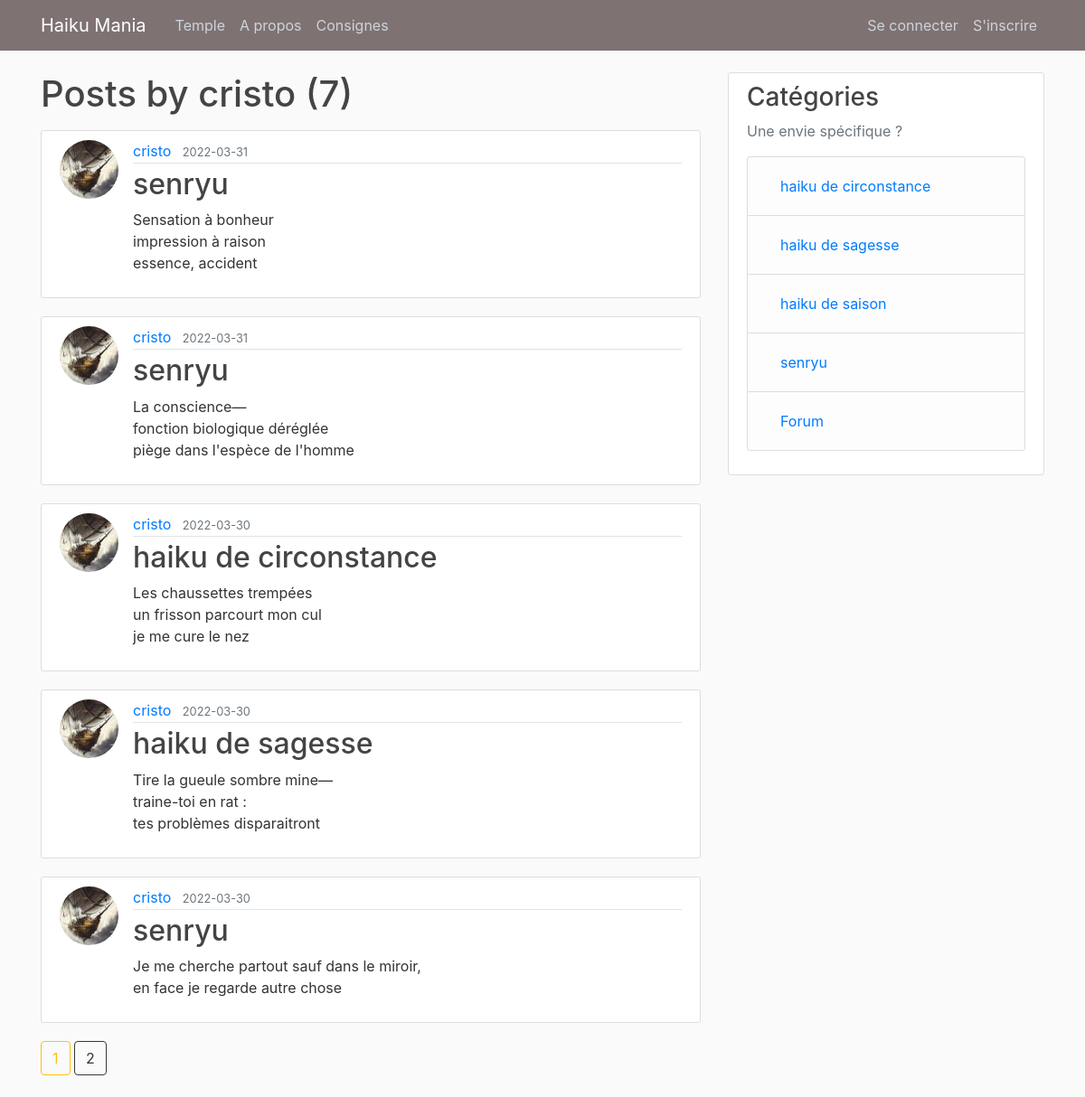
The app's page /user/cristo, older data.
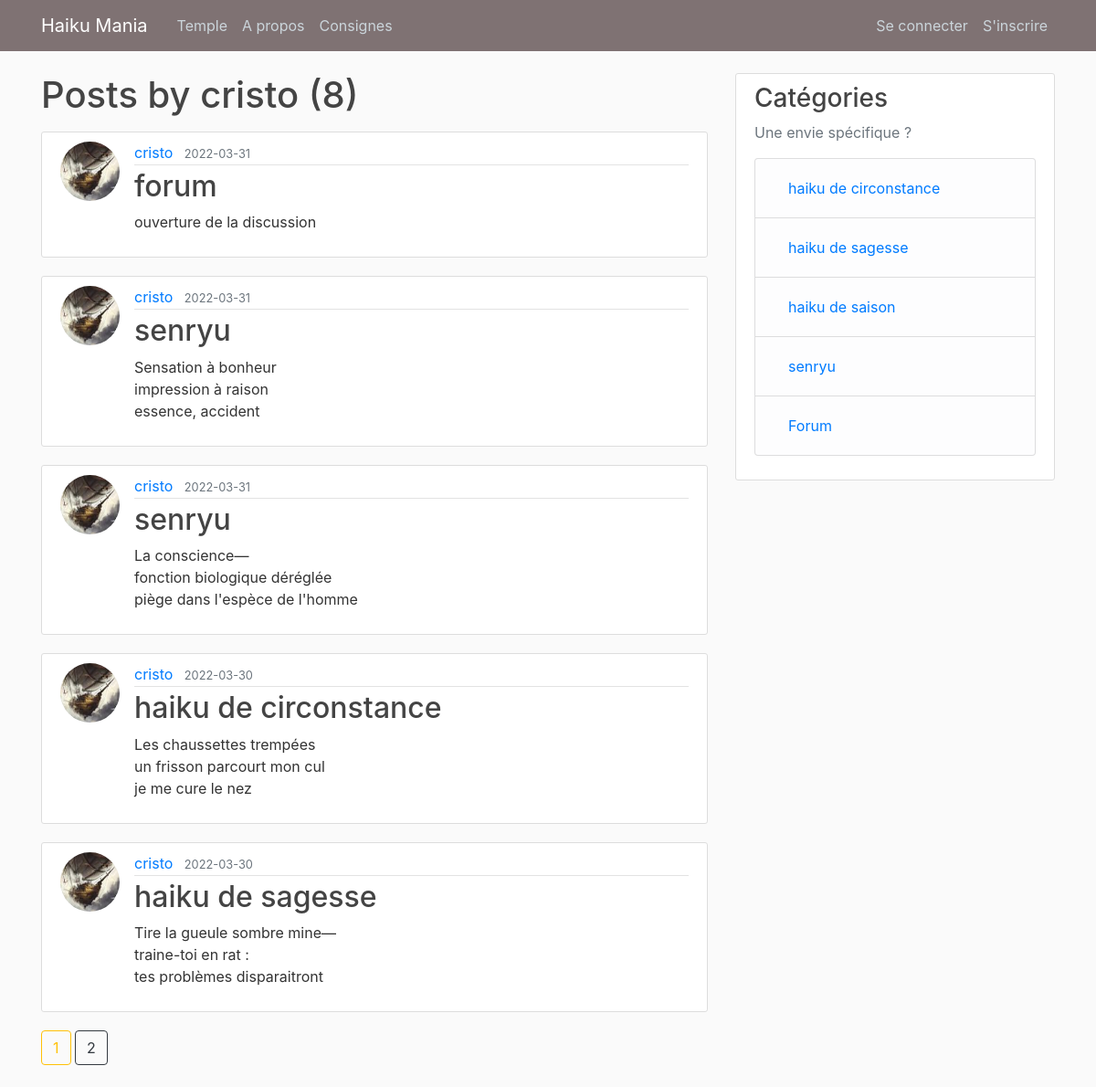
The same page, newer data.
### flaskblog/models.py (models this page shows, shortened)
class Post(db.Model):
    id = db.Column(db.Integer, primary_key=True)
    title = db.Column(db.String(100), nullable=False)
    date_posted = db.Column(db.DateTime, nullable=False, default=datetime.utcnow)
    content = db.Column(db.Text, nullable=False)
    user_id = db.Column(db.Integer, db.ForeignKey('user.id'), nullable=False)

class User(db.Model, UserMixin):
    id = db.Column(db.Integer, primary_key=True)
    username = db.Column(db.String(20), unique=True, nullable=False)
    email = db.Column(db.String(120), unique=True, nullable=False)
    image_file = db.Column(db.String(20), nullable=False, default='default.jpg')
    password = db.Column(db.String(60), nullable=False)
    posts = db.relationship('Post', backref='author', lazy=True)

### flaskblog/users/routes.py (the view)
@users.route("/user/<string:username>")
def user_posts(username):
    page = request.args.get('page', 1, type=int)
    user = User.query.filter_by(username=username).first_or_404()
    posts = Post.query.filter_by(author=user)\
        .order_by(Post.date_posted.desc())\
        .paginate(page=page, per_page=5)
    return render_template('user_posts.html', posts=posts, user=user)

### flaskblog/templates/user_posts.html
{% extends "layout.html" %}
{% block content %}
    <h1 class="mb-3">Posts by {{ user.username }} ({{ posts.total }})</h1>
    {% for post in posts.items %}
        <article class="media content-section">
          <img class="rounded-circle article-img" src="{{ url_for('static', filename='profile_pics/' + post.author.image_file) }}">
          <div class="media-body">
            <div class="article-metadata">
              <a class="mr-2" href="{{ url_for('users.user_posts', username=post.author.username) }}">{{ post.author.username }}</a>
              <small class="text-muted">{{ post.date_posted.strftime('%Y-%m-%d') }}</small>
            </div>
            <h2><a class="article-title" href="{{ url_for('posts.post', post_id=post.id) }}">{{ post.title }}</a></h2>
            <p class="article-content">{{ post.content }}</p>
          </div>
        </article>
    {% endfor %}
    {% for page_num in posts.iter_pages(left_edge=1, right_edge=1, left_current=1, right_current=2) %}
      {% if page_num %}
        {% if posts.page == page_num %}
          <a class="btn btn-outline-warning mb-4" href="{{ url_for('users.user_posts', username=user.username, page=page_num) }}">{{ page_num }}</a>
        {% else %}
          <a class="btn btn-outline-dark mb-4" href="{{ url_for('users.user_posts', username=user.username, page=page_num) }}">{{ page_num }}</a>
        {% endif %}
      {% else %}
        ...
      {% endif %}
    {% endfor %}
{% endblock content %}

Row changes from the older to the newer data that the page shows:
no longer on this page (row unchanged): Post: image_file (picture), author.username "cristo", date_posted "2022-03-30", title "senryu", content "Je me cherche partout sauf dans le miroir, en face je regarde autre chose"
added Post: image_file (picture), author.username "cristo", date_posted "2022-03-31", title "forum", content "ouverture de la discussion"
Text that changed along with them:
{{ posts.total }}: "7" → "8"
